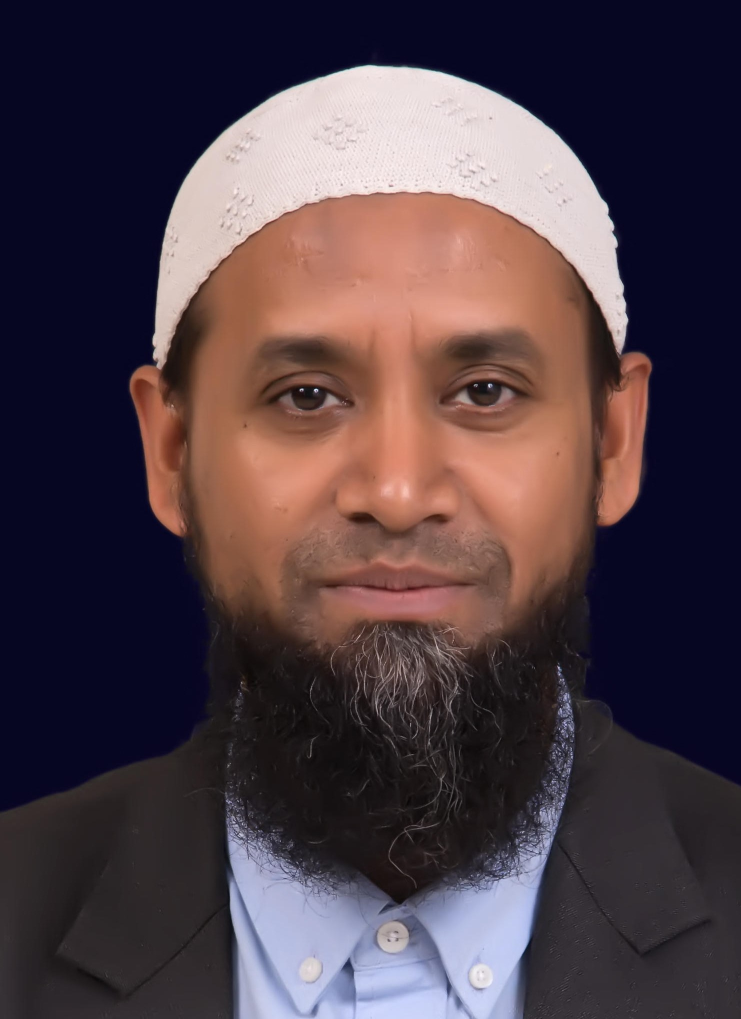
#> input picture datasett/DMI.2.001.jpg, 1481 x 2038 px (shown at 1/2 size); its folder holds 4 pictures in this run
$ python eyeTrainer.py
#> lines starting #> are read from the running program, lines starting #| are printed output that depends on the picture
''''
Training Multiple Faces stored on a DataBase:
	==> Each face should have a unique numeric integer ID as 1, 2, 3, etc
	==> LBPH computed model will be saved on trainer/ directory. (if it does not exist, pls create one)
	==> for using PIL, install pillow library with "pip install pillow"

Based on original code by Anirban Kar: https://github.com/thecodacus/Face-Recognition

Developed by Marcelo Rovai - MJRoBot.org @ 21Feb18

'''

import cv2
import numpy as np
from PIL import Image
import os

# Path for face image database
path = 'datasett'

recognizer = cv2.face.LBPHFaceRecognizer_create()
detector = cv2.CascadeClassifier("haarcascade_eye.xml");

# function to get the images and label data
def getImagesAndLabels(path):

#> called with path = 'datasett'
    imagePaths = [os.path.join(path,f) for f in os.listdir(path)]
    faceSamples=[]
    ids = []

    for imagePath in imagePaths:

        PIL_img = Image.open(imagePath).convert('L') # convert it to grayscale
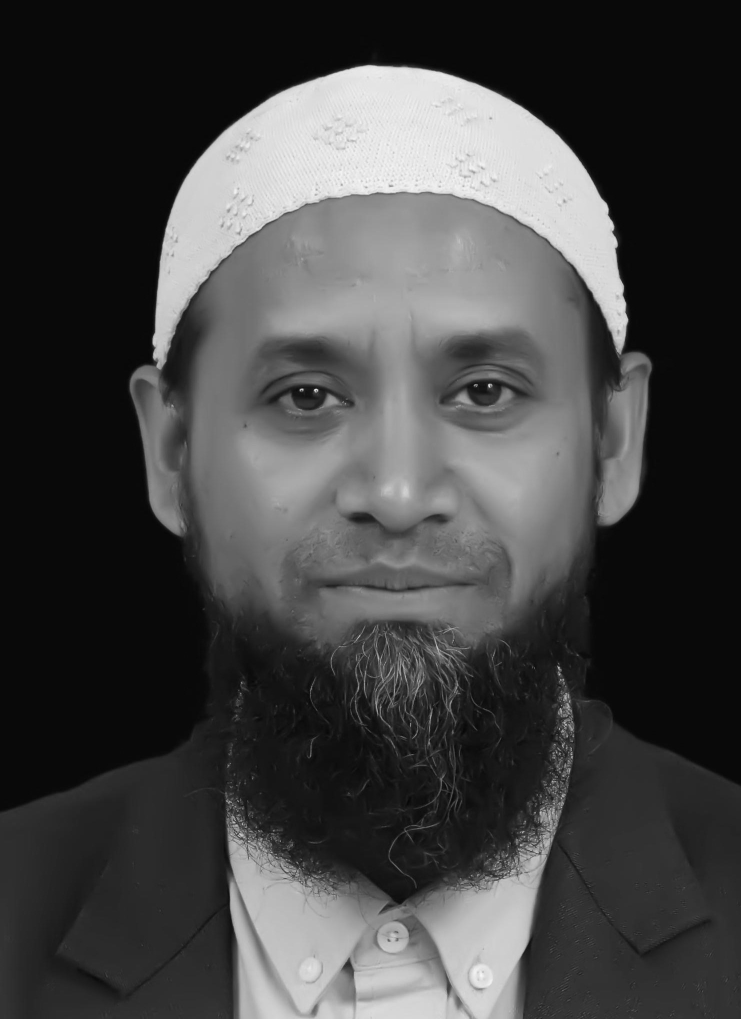
#> PIL_img: PIL image 1481x2038 L (shown at 1/2 size); min 3, max 250, mean 67.7
        img_numpy = np.array(PIL_img,'uint8')

        id = int(os.path.split(imagePath)[-1].split(".")[1])
        faces = detector.detectMultiScale(img_numpy)
#> faces = [[329, 800, 22, 22], [469, 288, 25, 25], [654, 1779, 28, 28], [443, 303, 29, 29], [1214, 746, 42, 42], [503, 693, 197, 197], [806, 1653, 49, 49], [863, 683, 197, 197], [725, 1793, 153, 153]]

        for (x,y,w,h) in faces:
            faceSamples.append(img_numpy[y:y+h,x:x+w])
            ids.append(id)
#> this loop made 9 passes
#> after the loop, faceSamples = 9 items; ids = [2, 2, 2, 2, 2, 2, 2, 2, 2]
#> pass 2 of the loop in getImagesAndLabels, `for imagePath in imagePaths:`:
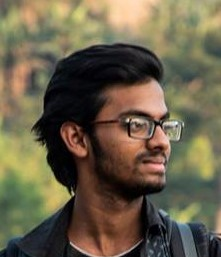
#> input picture datasett/Tuhin.1.001.jpg, 221 x 257 px
#> in getImagesAndLabels, `PIL_img = Image.open(imagePath).convert('L')`:
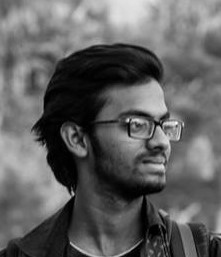
#> PIL_img: PIL image 221x257 L; min 0, max 252, mean 96.4
#> faces = ()
#> pass 3 of the loop in getImagesAndLabels, `for imagePath in imagePaths:`:
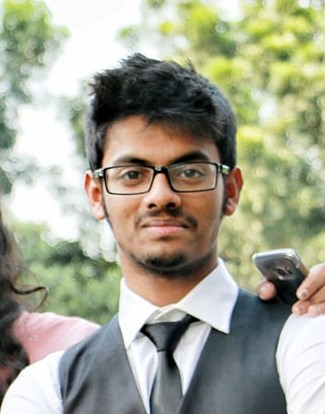
#> input picture datasett/Tuhin.1.003.jpg, 325 x 414 px
#> in getImagesAndLabels, `PIL_img = Image.open(imagePath).convert('L')`:
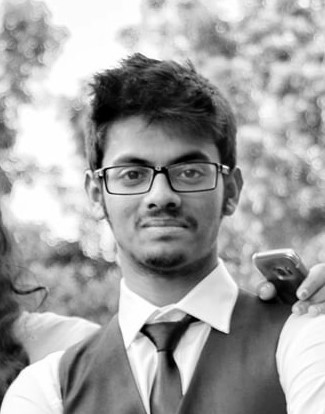
#> PIL_img: PIL image 325x414 L; min 0, max 255, mean 161.1
#> faces = [[288, 4, 21, 21], [272, 45, 22, 22], [116, 158, 32, 32], [14, 164, 25, 25], [47, 178, 23, 23], [59, 198, 22, 22], [115, 24, 24, 24], [176, 160, 28, 28], [15, 30, 41, 41], [264, 60, 47, 47], [125, 240, 57, 57]]
#> the loop in getImagesAndLabels, `for (x,y,w,h) in faces:` made 11 passes
#> after the loop in getImagesAndLabels, `for (x,y,w,h) in faces:`: faceSamples = 20 items; ids = [2, 2, 2, 2, 2, 2, 2, 2, 2, 1, 1, 1, 1, 1, 1, 1, 1, 1, 1, 1]
#> the loop made 4 passes; the first 3 are shown

    return faceSamples,ids

print ("\n [INFO] Training faces. It will take a few seconds. Wait ...")
faces,ids = getImagesAndLabels(path)
recognizer.train(faces, np.array(ids))

# Save the model into trainer/trainer.yml
#> (the run stopped early here; a loop or call above may not have finished)
